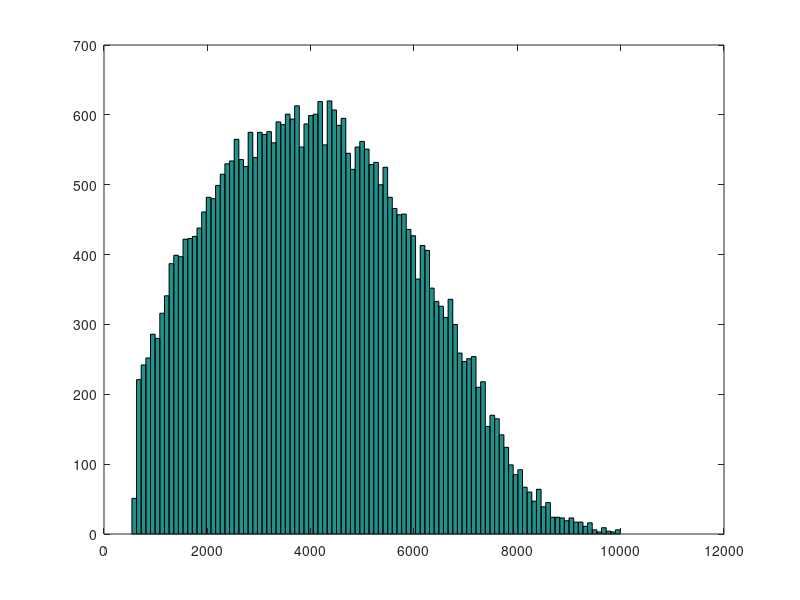

Write MATLAB code to recreate this figure.
clear all;
d = [];

for  i = 1:36000
    x1 = rand(1, 1)*7500;
    y1 = rand(1, 1)*8000;

    temp = 0;

    while (temp < 600)
        x2 = rand(1, 1)*7500;
        y2 = rand(1, 1)*8000;
        temp = sqrt((x1-x2)^2 + (y1-y2)^2);
    end
    d = [ d; temp];

end

edges = 0: 90 : 10000;
[n, bin] = histc(d, edges);
figure
bar(edges,n,'histc')